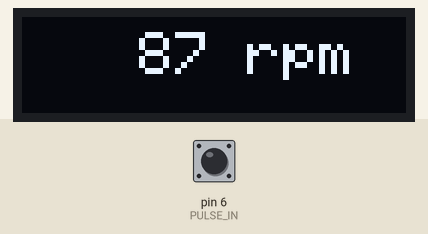
Simulated run of this sketch. Board: Arduino Uno, built with avr-gcc and run on an emulated ATmega328P. On the bench: 128×32 one-colour display. The test bench sets the inputs (shaded band); at power-on: pin 6 (PULSE_IN) HIGH. What the sketch prints to the serial monitor is not drawn.

Above: at 1.2 s.
1.3 s: pin 6 (PULSE_IN) pulled LOW for 0.15 s
At 2.5 s:
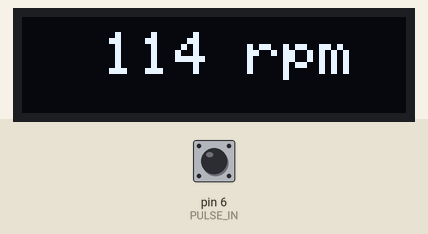
2.9 s: pin 6 (PULSE_IN) pulled LOW for 1 s
At 5.0 s:
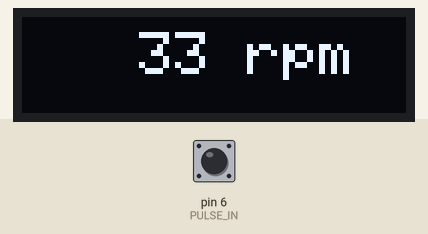
5.4 s: pin 6 (PULSE_IN) pulled LOW for 1 s
At 6.9 s:
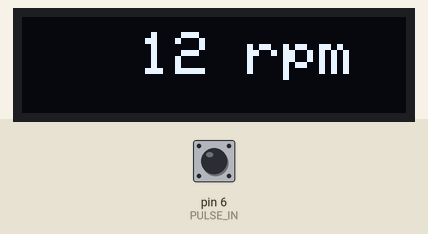
7.9 s: pin 6 (PULSE_IN) pulled LOW for 3.2 s
At 11.7 s:
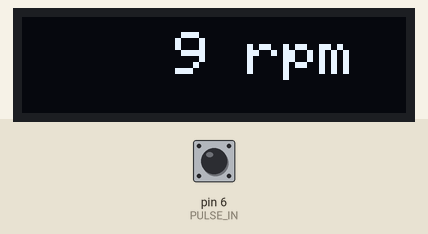
12.6 s: pin 6 (PULSE_IN) pulsed LOW 2 times (0.12 s each, 0.3 s apart)
At 13.9 s:
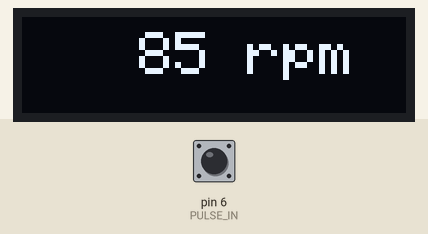
Timing chart, 0 to 15.6 s (numbered marks = the images above; inputs shaded):
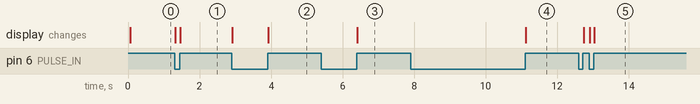

Measured:
- after the input at 1.3 s, the display: first changes at once (image 1 shows a later state)
- after the input at 2.9 s, the display: first changes at once (image 2 shows a later state)
- after the input at 5.4 s, the display: changes after 1.0 s (image 3)
- after the input at 7.9 s, the display: changes after 3.2 s (image 4)
- after the input at 12.6 s, the display: first changes after 0.14 s (image 5 shows a later state)

The sketch:

casefan_meter.ino
```cpp
#include <Wire.h>
#include <Adafruit_GFX.h>
#include <Adafruit_SSD1306.h>

/* IO settings */
#define PULSE_IN 6
#define I2C_SDA  0
#define I2C_SCL  1

/* OLED settings */
#define SCREEN_WIDTH    128
#define SCREEN_HEIGHT    32
#define OLED_RESET       -1
#define SCREEN_ADDRESS 0x3C

Adafruit_SSD1306 display(SCREEN_WIDTH, SCREEN_HEIGHT, &Wire, OLED_RESET);

void setup() {
  pinMode(PULSE_IN, INPUT_PULLUP);

  Serial.begin(115200);
  for(int i = 0; i < 100 & !Serial; i++) delay(10);

  Wire.setSDA(I2C_SDA);
  Wire.setSCL(I2C_SCL);

  if(!display.begin(SSD1306_SWITCHCAPVCC, SCREEN_ADDRESS)) {
    Serial.println(F("SSD1306 allocation failed"));
    for(;;);
  }

  // Clear the buffer
  display.clearDisplay();
  display.display();
}

void loop() {
  uint16_t rpm;
  uint16_t ms_dn, ms_up;

  while(true) {
    while(digitalRead(PULSE_IN) ==  LOW);

    ms_up = millis();
    rpm = (uint16_t)(15000 / (ms_up - ms_dn));

    update_display(rpm);

    //----------------------------------------------------

    while(digitalRead(PULSE_IN) == HIGH);

    ms_dn = millis();
    rpm = (uint16_t)(15000 / (ms_dn - ms_up));

    update_display(rpm);
  }
}

void update_display(uint16_t rpm) {
  char buffer[10];
  sprintf(buffer, "%4d rpm", average(rpm));

  display.clearDisplay();
  display.setTextSize(2);
  display.setTextColor(SSD1306_WHITE, SSD1306_BLACK);
  display.setCursor(15, 5);
  display.print(buffer);
  display.display();
}

// 移動平均を計算する関数
uint16_t average(uint16_t input) {
  static uint16_t array[4] = {0};
  int size = sizeof(array) / sizeof(array[0]);
  char buffer[32];

  for(int i = size - 1; 0 < i ; i--) {
    array[i] = array[i - 1];
  }

  array[0] = input;

  for(int i = 0; i < size; i++) {
    sprintf(buffer, "%4d ", array[i]);
    Serial.print(buffer);
  }

  uint32_t sum = 0;

  for(int i = 0; i < size; i++) {
    sum += array[i];
  }

  uint16_t res = sum / size;

  sprintf(buffer, "| res = %4d\n", res);
  Serial.print(buffer);

  return res;
}
```
